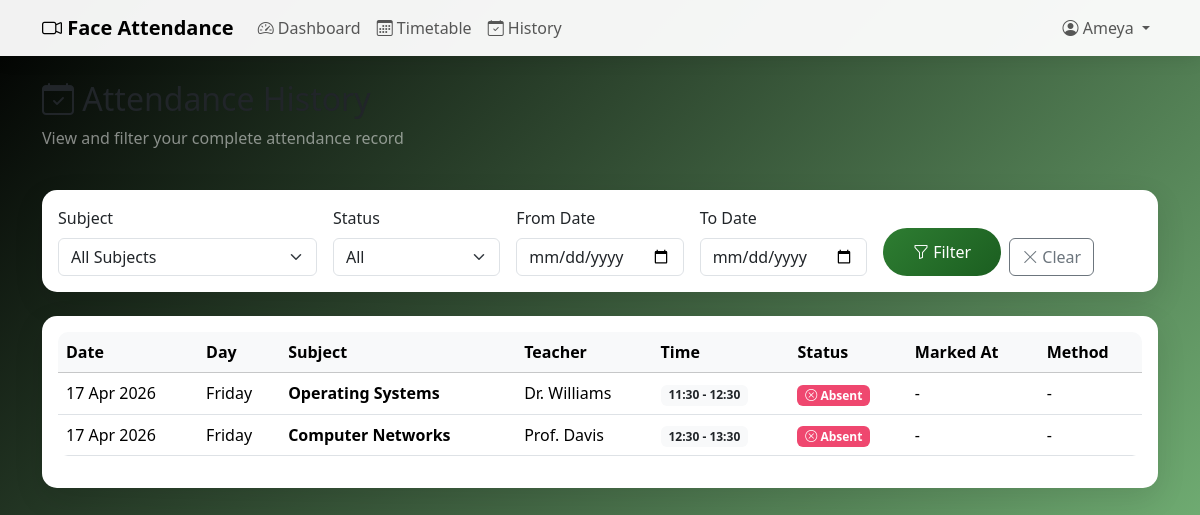
/attendance/history/ (signed in), run on the app's committed database.
### core/models.py (models this page shows, shortened)
class Student(models.Model):
    user = models.OneToOneField(User, on_delete=models.CASCADE, related_name='student_profile')
    roll_no = models.CharField(max_length=20, unique=True)
    name = models.CharField(max_length=100)
    classroom = models.ForeignKey(Classroom, on_delete=models.CASCADE, related_name='students')
    face_folder_name = models.CharField(max_length=100, blank=True, help_text="Folder name in known_faces/")
    photo_straight = models.CharField(max_length=255, blank=True, help_text="Front-facing photo path")
    photo_left = models.CharField(max_length=255, blank=True, help_text="Looking left photo path")
    photo_right = models.CharField(max_length=255, blank=True, help_text="Looking right photo path")
    class Meta:
        ordering = ['roll_no']

class Attendance(models.Model):
    STATUS_CHOICES = [
        ('present', 'Present'),
        ('absent', 'Absent'),
        ('late', 'Late'),
    ]
    lecture = models.ForeignKey(Lecture, on_delete=models.CASCADE, related_name='attendance_records')
    student = models.ForeignKey(Student, on_delete=models.CASCADE, related_name='attendance_records')
    status = models.CharField(max_length=10, choices=STATUS_CHOICES, default='absent')
    marked_at = models.DateTimeField(null=True, blank=True)
    marked_by_face_recognition = models.BooleanField(default=False)
    class Meta:
        unique_together = ['lecture', 'student']
        ordering = ['student__roll_no']

class Lecture(models.Model):
    STATUS_CHOICES = [
        ('scheduled', 'Scheduled'),
        ('active', 'Active'),  # Attendance can be marked
        ('completed', 'Completed'),
        ('cancelled', 'Cancelled'),
    ]
    timetable = models.ForeignKey(Timetable, on_delete=models.CASCADE, related_name='lectures')
    date = models.DateField(default=timezone.now)
    status = models.CharField(max_length=20, choices=STATUS_CHOICES, default='scheduled')
    started_at = models.DateTimeField(null=True, blank=True)
    ended_at = models.DateTimeField(null=True, blank=True)
    carried_from = models.ForeignKey('self', on_delete=models.SET_NULL, null=True, blank=True,
                                      related_name='carried_to',
                                      help_text="Previous lecture from which attendance was carried forward")
    class Meta:
        ordering = ['-date', '-started_at']
        unique_together = ['timetable', 'date']

class Timetable(models.Model):
    DAYS_OF_WEEK = [
        (0, 'Monday'),
        (1, 'Tuesday'),
        (2, 'Wednesday'),
        (3, 'Thursday'),
        (4, 'Friday'),
        (5, 'Saturday'),
        (6, 'Sunday'),
    ]
    room = models.ForeignKey(Room, on_delete=models.CASCADE, related_name='timetable_entries', null=True, blank=True)
    classroom = models.ForeignKey(Classroom, on_delete=models.CASCADE, related_name='timetable_entries')
    subject = models.ForeignKey(Subject, on_delete=models.CASCADE, related_name='timetable_entries')
    teacher = models.ForeignKey(Teacher, on_delete=models.CASCADE, related_name='timetable_entries')
    day_of_week = models.IntegerField(choices=DAYS_OF_WEEK)
    start_time = models.TimeField()
    end_time = models.TimeField()
    is_recurring = models.BooleanField(default=True, help_text="False for extra/one-time lectures")
    extra_date = models.DateField(null=True, blank=True, help_text="Specific date for non-recurring lectures")
    class Meta:
        ordering = ['day_of_week', 'start_time']
        unique_together = ['room', 'day_of_week', 'start_time']

class Subject(models.Model):
    name = models.CharField(max_length=100)
    code = models.CharField(max_length=20, unique=True)  # e.g., "CS101"
    class Meta:
        ordering = ['code']

class Teacher(models.Model):
    user = models.OneToOneField(User, on_delete=models.CASCADE, related_name='teacher_profile', null=True, blank=True)
    name = models.CharField(max_length=100)
    email = models.EmailField(blank=True)
    class Meta:
        ordering = ['name']

### core/views.py (the view)
# urls.py: path('attendance/history/', views.attendance_history, name='attendance_history'),
@login_required
def attendance_history(request):
    try:
        student = request.user.student_profile
    except Student.DoesNotExist:
        messages.error(request, "You don't have a student profile.")
        return redirect('login')
    subject_filter = request.GET.get('subject', '')
    status_filter = request.GET.get('status', '')
    date_from = request.GET.get('date_from', '')
    date_to = request.GET.get('date_to', '')
    attendance_records = Attendance.objects.filter(student=student).select_related(
        'lecture', 'lecture__timetable', 'lecture__timetable__subject',
        'lecture__timetable__teacher'
    ).order_by('-lecture__date')
    if subject_filter:
        attendance_records = attendance_records.filter(lecture__timetable__subject_id=subject_filter)
    if status_filter:
        attendance_records = attendance_records.filter(status=status_filter)
    if date_from:
        attendance_records = attendance_records.filter(lecture__date__gte=date_from)
    if date_to:
        attendance_records = attendance_records.filter(lecture__date__lte=date_to)
    subjects = Subject.objects.filter(
        timetable_entries__classroom=student.classroom
    ).distinct()
    context = {
        'student': student,
        'attendance_records': attendance_records,
        'subjects': subjects,
        'selected_subject': subject_filter,
        'selected_status': status_filter,
        'date_from': date_from,
        'date_to': date_to,
    }
    return render(request, 'core/attendance_history.html', context)

### templates/core/attendance_history.html (shortened to what this page needs)
{% extends 'base.html' %}
{% block content %}
<div class="row mb-4">
    <div class="col-12">
        <h2><i class="bi bi-calendar-check"></i> Attendance History</h2>
        <p class="text-white-50">View and filter your complete attendance record</p>
    </div>
</div>
<div class="card mb-4">
    <div class="card-body">
        <form method="get" class="row g-3">
            <div class="col-md-3">
                <label class="form-label">Subject</label>
                <select name="subject" class="form-select">
                    <option value="">All Subjects</option>
                </select>
            </div>
            <div class="col-md-2">
                <label class="form-label">Status</label>
                <select name="status" class="form-select">
                    <option value="">All</option>
                </select>
            </div>
            <div class="col-md-2">
                <label class="form-label">From Date</label>
                <input type="date" name="date_from" class="form-control" value="{{ date_from }}">
            </div>
            <div class="col-md-2">
                <label class="form-label">To Date</label>
                <input type="date" name="date_to" class="form-control" value="{{ date_to }}">
            </div>
            <div class="col-md-3 d-flex align-items-end">
                <button type="submit" class="btn btn-primary me-2">
                    <i class="bi bi-funnel"></i> Filter
                </button>
                <a href="{% url 'attendance_history' %}" class="btn btn-outline-secondary">
                    <i class="bi bi-x-lg"></i> Clear
                </a>
            </div>
        </form>
    </div>
</div>
<div class="card">
    <div class="card-body">
        {% if attendance_records %}
        <div class="table-responsive">
            <table class="table table-hover">
                <thead class="table-light">
                    <tr>
                        <th>Date</th>
                        <th>Day</th>
                        <th>Subject</th>
                        <th>Teacher</th>
                        <th>Time</th>
                        <th>Status</th>
                        <th>Marked At</th>
                        <th>Method</th>
                    </tr>
                </thead>
                <tbody>
                    {% for record in attendance_records %}
                    <tr>
                        <td>{{ record.lecture.date|date:"d M Y" }}</td>
                        <td>{{ record.lecture.date|date:"l" }}</td>
                        <td><strong>{{ record.lecture.timetable.subject.name }}</strong></td>
                        <td>{{ record.lecture.timetable.teacher.name }}</td>
                        <td>
                            <span class="badge bg-light text-dark">
                                {{ record.lecture.timetable.start_time|time:"H:i" }} - {{ record.lecture.timetable.end_time|time:"H:i" }}
                            </span>
                        </td>
                        <td>
                            <span class="badge badge-{{ record.status }}">
                                {% if record.status == 'present' %}
                                <i class="bi bi-check-circle"></i>
                                {% elif record.status == 'absent' %}
                                <i class="bi bi-x-circle"></i>
                                {% else %}
                                <i class="bi bi-clock"></i>
                                {% endif %}
                                {{ record.status|title }}
                            </span>
                        </td>
                        <td>
                            {% if record.marked_at %}
                            {{ record.marked_at|time:"H:i:s" }}
                            {% else %}
                            -
                            {% endif %}
                        </td>
                        <td>
                            {% if record.marked_by_face_recognition %}
                            <span class="badge bg-info">
                                <i class="bi bi-camera"></i> Face
                            </span>
                            {% elif record.status == 'present' %}
                            <span class="badge bg-secondary">
                                <i class="bi bi-pencil"></i> Manual
                            </span>
                            {% else %}
                            -
                            {% endif %}
                        </td>
                    </tr>
                    {% endfor %}
                </tbody>
            </table>
        </div>
        {% endif %}
    </div>
</div>
{% endblock %}

### templates/base.html (shortened to what this page needs)
<!DOCTYPE html>
<html lang="en">
<head>
    <link href="https://cdn.jsdelivr.net/npm/bootstrap@5.3.2/dist/css/bootstrap.min.css" rel="stylesheet">
    <link rel="stylesheet" href="https://cdn.jsdelivr.net/npm/bootstrap-icons@1.11.1/font/bootstrap-icons.css">
</head>
<body>
    {% if user.is_authenticated %}
    <nav class="navbar navbar-expand-lg navbar-light bg-light mb-4">
        <div class="container">
            {% if user.teacher_profile %}
            <a class="navbar-brand fw-bold text-success" href="{% url 'teacher_dashboard' %}">
                <i class="bi bi-person-workspace"></i> Teacher Portal
            </a>
            <button class="navbar-toggler" type="button" data-bs-toggle="collapse" data-bs-target="#navbarNav">
                <span class="navbar-toggler-icon"></span>
            </button>
            <div class="collapse navbar-collapse" id="navbarNav">
                <ul class="navbar-nav me-auto">
                    <li class="nav-item">
                        <a class="nav-link" href="{% url 'teacher_dashboard' %}"><i class="bi bi-speedometer2"></i> Dashboard</a>
                    </li>
                    <li class="nav-item">
                        <a class="nav-link" href="{% url 'teacher_timetable' %}"><i class="bi bi-calendar3"></i> My Timetable</a>
                    </li>
                    <li class="nav-item">
                        <a class="nav-link" href="{% url 'teacher_lecture_history' %}"><i class="bi bi-clock-history"></i> Lecture History</a>
                    </li>
                    <li class="nav-item">
                        <a class="nav-link" href="{% url 'teacher_schedule_extra' %}"><i class="bi bi-plus-circle"></i> Schedule Extra</a>
                    </li>
                    <li class="nav-item">
                        <a class="nav-link" href="{% url 'teacher_cancel_lectures' %}"><i class="bi bi-calendar-x"></i> Cancel Lectures</a>
                    </li>
                </ul>
                <ul class="navbar-nav">
                    <li class="nav-item dropdown">
                        <a class="nav-link dropdown-toggle" href="#" id="navbarDropdown" role="button" data-bs-toggle="dropdown">
                            <i class="bi bi-person-circle text-success"></i> {{ user.teacher_profile.name }}
                        </a>
                        <ul class="dropdown-menu dropdown-menu-end">
                            <li><a class="dropdown-item" href="{% url 'logout' %}"><i class="bi bi-box-arrow-right"></i> Logout</a></li>
                        </ul>
                    </li>
                </ul>
            </div>
            {% elif user.student_profile %}
            <a class="navbar-brand fw-bold" href="{% url 'dashboard' %}">
                <i class="bi bi-camera-video"></i> Face Attendance
            </a>
            <div class="collapse navbar-collapse" id="navbarNav">
                <ul class="navbar-nav me-auto">
                    <li class="nav-item">
                        <a class="nav-link" href="{% url 'dashboard' %}"><i class="bi bi-speedometer2"></i> Dashboard</a>
                    </li>
                    <li class="nav-item">
                        <a class="nav-link" href="{% url 'timetable' %}"><i class="bi bi-calendar3"></i> Timetable</a>
                    </li>
                    <li class="nav-item">
                        <a class="nav-link" href="{% url 'attendance_history' %}"><i class="bi bi-calendar-check"></i> History</a>
                    </li>
                </ul>
                <ul class="navbar-nav">
                    <li class="nav-item dropdown">
                        <a class="nav-link dropdown-toggle" href="#" id="navbarDropdown" role="button" data-bs-toggle="dropdown">
                            <i class="bi bi-person-circle"></i> {{ user.student_profile.name }}
                        </a>
                    </li>
                </ul>
            </div>
            {% endif %}
        </div>
    </nav>
    {% endif %}
    <div class="container">
        {% block content %}{% endblock %}
    </div>
</body>
</html>

### templates/base.html (style rules this page uses)
:root { --primary-color: #2E7D32; --secondary-color: #1B5E20; --success-color: #06d6a0; --danger-color: #ef476f; --warning-color: #ffd166; }
body { background: linear-gradient(135deg, #000000 0%, #81C784 100%); min-height: 100vh; }
.card { border: none; border-radius: 15px; box-shadow: 0 10px 30px rgba(0, 0, 0, 0.1); }
.btn-primary { background: linear-gradient(135deg, var(--primary-color), var(--secondary-color)); border: none; padding: 12px 30px; border-radius: 25px; transition: transform 0.3s ease, box-shadow 0.3s ease; }
.navbar { background: rgba(255, 255, 255, 0.95) !important; box-shadow: 0 2px 20px rgba(0, 0, 0, 0.1); }
.table { border-radius: 10px; overflow: hidden; }
.badge-absent { background-color: var(--danger-color); }

### data on the page
Attendance: lecture "17 Apr 2026", lecture "Friday", lecture.timetable.subject.name "Operating Systems", lecture.timetable.teacher.name "Dr. Williams", lecture.timetable.start_time "11:30", lecture.timetable.end_time "12:30", status "Absent"
Attendance: lecture "17 Apr 2026", lecture "Friday", lecture.timetable.subject.name "Computer Networks", lecture.timetable.teacher.name "Prof. Davis", lecture.timetable.start_time "12:30", lecture.timetable.end_time "13:30", status "Absent"

### other printed values
{{ user.student_profile.name }} "Ameya"
